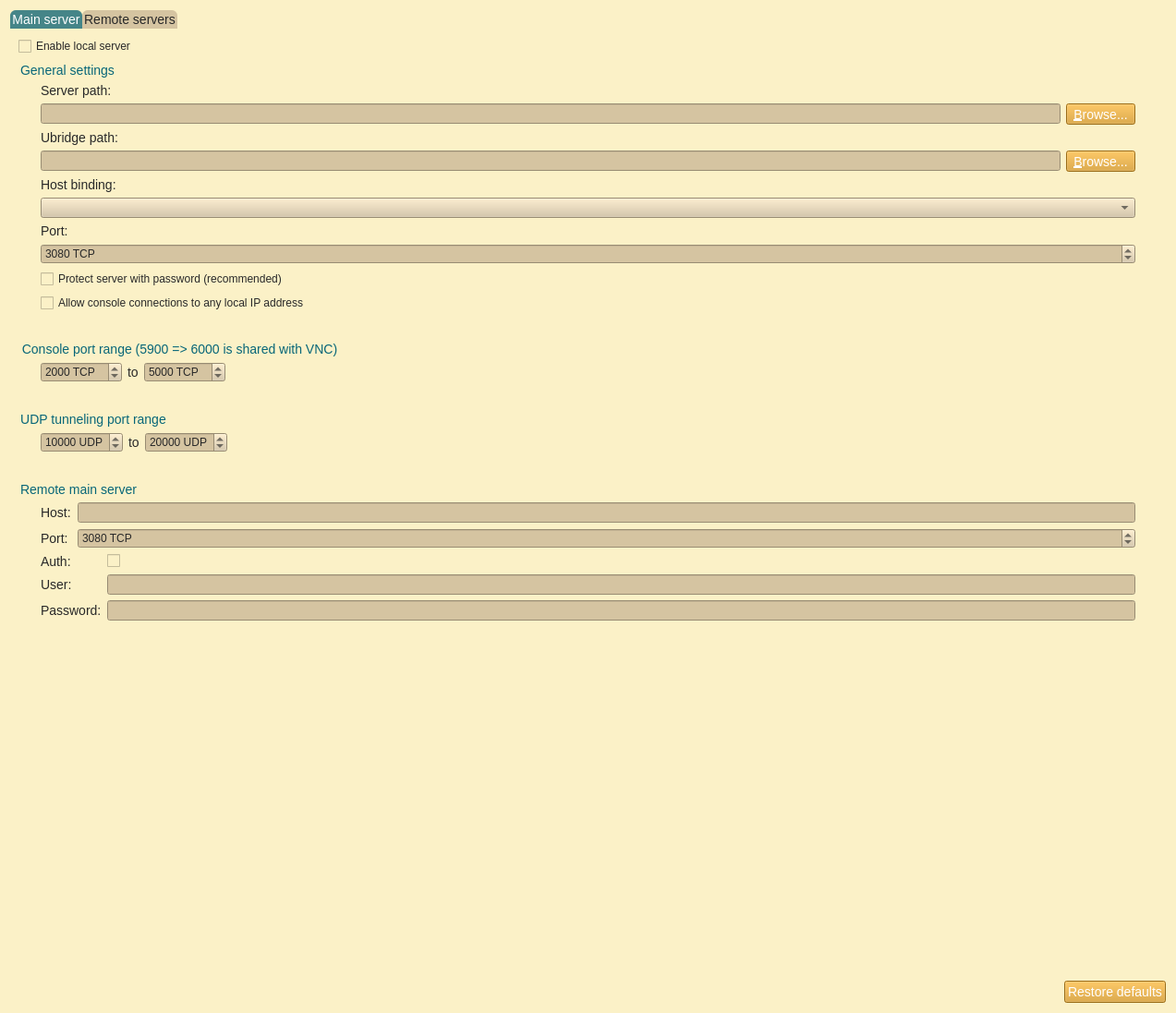
<?xml version="1.0" encoding="UTF-8"?>
<ui version="4.0">
 <class>ServerPreferencesPageWidget</class>
 <widget class="QWidget" name="ServerPreferencesPageWidget">
  <property name="geometry">
   <rect>
    <x>0</x>
    <y>0</y>
    <width>1273</width>
    <height>1097</height>
   </rect>
  </property>
  <property name="sizePolicy">
   <sizepolicy hsizetype="MinimumExpanding" vsizetype="MinimumExpanding">
    <horstretch>0</horstretch>
    <verstretch>0</verstretch>
   </sizepolicy>
  </property>
  <property name="minimumSize">
   <size>
    <width>0</width>
    <height>0</height>
   </size>
  </property>
  <property name="windowTitle">
   <string>Server</string>
  </property>
  <property name="styleSheet">
   <string notr="true">QWidget{
	background-color: #fbf1c7;
}
QMenuBar::item{
	background-color: #fbf1c7;
}
QDockWidget::title{
	background: #d5c4a1;
	padding-left: 5px;
}
QDockWidget, QMenuBar{
    color: #282828;
    font: bold 14px;
}
QTextEdit, QPlainTextEdit, QLineEdit, QSpinBox, QComboBox {
  background-color: #d5c4a1;
  color: #282828;
}
QTextEdit#uiConsoleTextEdit {
  background-color: #fbf1c7;
  color: #282828;
  font: 13px;
}
QTabWidget {
	font: 14px;
	border-top: 2px;
}
QTabBar::tab {
    background: #d5c4a1;
    color: #282828;
    min-width: 8ex;
    padding: 2px;
	border-top-right-radius: 6px;
	border-top-left-radius: 6px;
}
QTabBar::tab:selected {
    background: #458588;
	color: #FFFFFF;
}
QGroupBox {
    color: #076678;
    font: 14px;
    padding: 15px;
    border-style: none;
}
QMainWindow::separator {
	background: #d5c4a1;
	width: 1px;
	height: 1px;
}
QComboBox {
	selection-background-color: #458588;
	selection-color: #FFFFFF;
}

QToolBar{
	background: #d5c4a1;
	border: 0px;
}
QPushButton {
	background-color: #d79921;
    color: #FFFFFF;
	font: 14px;
}
QToolButton {
	background-color: #d79921;
    color: #FFFFFF;
	font: 14px;
}
QTreeWidget, QListWidget {
	background-color: #fbf1c7;
	color: #282828;
    alternate-background-color: #d5c4a1; 
	font: 14px;
}
QTreeWidget#uiTreeWidget {
	background-color: #d5c4a1;
	color: #282828;
	font: bold 16px;
}
QTreeWidget::item:selected, QTreeWidget::item:hover, QMenu::item:selected,QToolButton::hover,QPushButton::hover,QTabBar::tab:hover {
	background-color: #458588;
	color: #FFFFFF;
}
QMenu {
	background-color: #fbf1c7;
    color: #282828;
}
QLabel {
	color: #282828;
	font: 14px;
}
QLabel#uiTitleLabel {
	color: #282828;
	font: bold 16px;
}

QAbstractScrollArea::corner {
    background: #fbf1c7;
}
QScrollBar::handle:horizontal {
    background: #d5c4a1;
    min-width: 20px;
}
QScrollBar::handle:vertical {
    background: #d5c4a1;
    min-width: 20px;
}
QScrollBar:vertical {
    width: 6px;
}
QScrollBar:horizontal {
    height: 6px;
}
QScrollBar::up-arrow:vertical, QScrollBar::down-arrow:vertical, QScrollBar::down-arrow:horizontal, QScrollBar::up-arrow:horizontal { 
	border: 0px;
    height: 0px; 
    width: 0px; 
}
         
QScrollBar::add-page:horizontal, QScrollBar::sub-page:horizontal, QScrollBar::add-page:vertical, QScrollBar::sub-page:vertical {
  background: none
}
QStatusBar {
	background-color: #d5c4a1;
	color: #282828;
}

QRadioButton, QCheckBox {
  color: #282828;
}
QRadioButton::disabled, QCheckBox::disabled {
  color: gray;
}


</string>
  </property>
  <layout class="QVBoxLayout" name="verticalLayout_2">
   <item>
    <widget class="QTabWidget" name="uiServerPreferenceTabWidget">
     <property name="styleSheet">
      <string notr="true">QWidget{
	background-color: #fbf1c7;
}
QMenuBar::item{
	background-color: #fbf1c7;
}
QDockWidget::title{
	background: #d5c4a1;
	padding-left: 5px;
}
QDockWidget, QMenuBar{
    color: #282828;
    font: bold 14px;
}
QTextEdit, QPlainTextEdit, QLineEdit, QSpinBox, QComboBox {
  background-color: #d5c4a1;
  color: #282828;
}
QTextEdit#uiConsoleTextEdit {
  background-color: #fbf1c7;
  color: #282828;
  font: 13px;
}
QTabWidget {
	font: 14px;
	border-top: 2px;
}
QTabBar::tab {
    background: #d5c4a1;
    color: #282828;
    min-width: 8ex;
    padding: 2px;
	border-top-right-radius: 6px;
	border-top-left-radius: 6px;
}
QTabBar::tab:selected {
    background: #458588;
	color: #FFFFFF;
}
QGroupBox {
    color: #076678;
    font: 14px;
    padding: 15px;
    border-style: none;
}
QMainWindow::separator {
	background: #d5c4a1;
	width: 1px;
	height: 1px;
}
QComboBox {
	selection-background-color: #458588;
	selection-color: #FFFFFF;
}

QToolBar{
	background: #d5c4a1;
	border: 0px;
}
QPushButton {
	background-color: #d79921;
    color: #FFFFFF;
	font: 14px;
}
QToolButton {
	background-color: #d79921;
    color: #FFFFFF;
	font: 14px;
}
QTreeWidget, QListWidget {
	background-color: #fbf1c7;
	color: #282828;
    alternate-background-color: #d5c4a1; 
	font: 14px;
}
QTreeWidget#uiTreeWidget {
	background-color: #d5c4a1;
	color: #282828;
	font: bold 16px;
}
QTreeWidget::item:selected, QTreeWidget::item:hover, QMenu::item:selected,QToolButton::hover,QPushButton::hover,QTabBar::tab:hover {
	background-color: #458588;
	color: #FFFFFF;
}
QMenu {
	background-color: #fbf1c7;
    color: #282828;
}
QLabel {
	color: #282828;
	font: 14px;
}
QLabel#uiTitleLabel {
	color: #282828;
	font: bold 16px;
}

QAbstractScrollArea::corner {
    background: #fbf1c7;
}
QScrollBar::handle:horizontal {
    background: #d5c4a1;
    min-width: 20px;
}
QScrollBar::handle:vertical {
    background: #d5c4a1;
    min-width: 20px;
}
QScrollBar:vertical {
    width: 6px;
}
QScrollBar:horizontal {
    height: 6px;
}
QScrollBar::up-arrow:vertical, QScrollBar::down-arrow:vertical, QScrollBar::down-arrow:horizontal, QScrollBar::up-arrow:horizontal { 
	border: 0px;
    height: 0px; 
    width: 0px; 
}
         
QScrollBar::add-page:horizontal, QScrollBar::sub-page:horizontal, QScrollBar::add-page:vertical, QScrollBar::sub-page:vertical {
  background: none
}
QStatusBar {
	background-color: #d5c4a1;
	color: #282828;
}

QRadioButton, QCheckBox {
  color: #282828;
}
QRadioButton::disabled, QCheckBox::disabled {
  color: gray;
}


</string>
     </property>
     <property name="currentIndex">
      <number>0</number>
     </property>
     <widget class="QWidget" name="uiLocalTabWidget">
      <property name="sizePolicy">
       <sizepolicy hsizetype="Preferred" vsizetype="MinimumExpanding">
        <horstretch>0</horstretch>
        <verstretch>0</verstretch>
       </sizepolicy>
      </property>
      <attribute name="title">
       <string>Main server</string>
      </attribute>
      <layout class="QVBoxLayout" name="verticalLayout">
       <item>
        <widget class="QCheckBox" name="uiLocalServerAutoStartCheckBox">
         <property name="sizePolicy">
          <sizepolicy hsizetype="Minimum" vsizetype="Fixed">
           <horstretch>0</horstretch>
           <verstretch>0</verstretch>
          </sizepolicy>
         </property>
         <property name="minimumSize">
          <size>
           <width>0</width>
           <height>0</height>
          </size>
         </property>
         <property name="text">
          <string>Enable local server</string>
         </property>
         <property name="checked">
          <bool>false</bool>
         </property>
        </widget>
       </item>
       <item>
        <widget class="QGroupBox" name="uiGeneralSettingsGroupBox">
         <property name="title">
          <string>General settings</string>
         </property>
         <layout class="QGridLayout" name="gridLayout">
          <item row="0" column="0">
           <widget class="QLabel" name="uiLocalServerPathLabel">
            <property name="text">
             <string>Server path:</string>
            </property>
           </widget>
          </item>
          <item row="1" column="0">
           <layout class="QHBoxLayout" name="horizontalLayout">
            <item>
             <widget class="QLineEdit" name="uiLocalServerPathLineEdit"/>
            </item>
            <item>
             <widget class="QToolButton" name="uiLocalServerToolButton">
              <property name="text">
               <string>&amp;Browse...</string>
              </property>
              <property name="toolButtonStyle">
               <enum>Qt::ToolButtonTextOnly</enum>
              </property>
             </widget>
            </item>
           </layout>
          </item>
          <item row="2" column="0">
           <widget class="QLabel" name="uiUbridgePathLabel">
            <property name="text">
             <string>Ubridge path:</string>
            </property>
           </widget>
          </item>
          <item row="3" column="0">
           <layout class="QHBoxLayout" name="horizontalLayout_5">
            <item>
             <widget class="QLineEdit" name="uiUbridgePathLineEdit"/>
            </item>
            <item>
             <widget class="QToolButton" name="uiUbridgeToolButton">
              <property name="text">
               <string>&amp;Browse...</string>
              </property>
              <property name="toolButtonStyle">
               <enum>Qt::ToolButtonTextOnly</enum>
              </property>
             </widget>
            </item>
           </layout>
          </item>
          <item row="4" column="0">
           <widget class="QLabel" name="uiLocalServerHostLabel">
            <property name="text">
             <string>Host binding:</string>
            </property>
           </widget>
          </item>
          <item row="5" column="0">
           <widget class="QComboBox" name="uiLocalServerHostComboBox"/>
          </item>
          <item row="6" column="0">
           <widget class="QLabel" name="uiLocalServerPortLabel">
            <property name="text">
             <string>Port:</string>
            </property>
           </widget>
          </item>
          <item row="7" column="0">
           <widget class="QSpinBox" name="uiLocalServerPortSpinBox">
            <property name="suffix">
             <string notr="true"> TCP</string>
            </property>
            <property name="maximum">
             <number>65535</number>
            </property>
            <property name="value">
             <number>3080</number>
            </property>
           </widget>
          </item>
          <item row="8" column="0">
           <widget class="QCheckBox" name="uiLocalServerAuthCheckBox">
            <property name="text">
             <string>Protect server with password (recommended)</string>
            </property>
           </widget>
          </item>
          <item row="9" column="0">
           <widget class="QCheckBox" name="uiConsoleConnectionsToAnyIPCheckBox">
            <property name="text">
             <string>Allow console connections to any local IP address</string>
            </property>
           </widget>
          </item>
         </layout>
        </widget>
       </item>
       <item>
        <widget class="QGroupBox" name="uiConsolePortRangeGroupBox">
         <property name="title">
          <string>Console port range (5900 =&gt; 6000 is shared with VNC)</string>
         </property>
         <layout class="QGridLayout" name="gridLayout_2">
          <item row="0" column="0">
           <layout class="QHBoxLayout" name="horizontalLayout_6">
            <item>
             <widget class="QSpinBox" name="uiConsoleStartPortSpinBox">
              <property name="suffix">
               <string notr="true"> TCP</string>
              </property>
              <property name="maximum">
               <number>65535</number>
              </property>
              <property name="value">
               <number>2000</number>
              </property>
             </widget>
            </item>
            <item>
             <widget class="QLabel" name="uiConsolePortRangeLabel">
              <property name="text">
               <string>to</string>
              </property>
             </widget>
            </item>
            <item>
             <widget class="QSpinBox" name="uiConsoleEndPortSpinBox">
              <property name="suffix">
               <string notr="true"> TCP</string>
              </property>
              <property name="maximum">
               <number>65535</number>
              </property>
              <property name="value">
               <number>5000</number>
              </property>
             </widget>
            </item>
            <item>
             <spacer name="horizontalSpacer_2">
              <property name="orientation">
               <enum>Qt::Horizontal</enum>
              </property>
              <property name="sizeType">
               <enum>QSizePolicy::MinimumExpanding</enum>
              </property>
              <property name="sizeHint" stdset="0">
               <size>
                <width>225</width>
                <height>20</height>
               </size>
              </property>
             </spacer>
            </item>
           </layout>
          </item>
         </layout>
        </widget>
       </item>
       <item>
        <widget class="QGroupBox" name="uiUDPPortRangeGroupBox">
         <property name="title">
          <string>UDP tunneling port range</string>
         </property>
         <layout class="QGridLayout" name="gridLayout_3">
          <item row="0" column="0">
           <layout class="QHBoxLayout" name="horizontalLayout_4">
            <item>
             <widget class="QSpinBox" name="uiUDPStartPortSpinBox">
              <property name="suffix">
               <string notr="true"> UDP</string>
              </property>
              <property name="maximum">
               <number>65535</number>
              </property>
              <property name="value">
               <number>10000</number>
              </property>
             </widget>
            </item>
            <item>
             <widget class="QLabel" name="uiUDPPortRangeLabel">
              <property name="text">
               <string>to</string>
              </property>
             </widget>
            </item>
            <item>
             <widget class="QSpinBox" name="uiUDPEndPortSpinBox">
              <property name="suffix">
               <string notr="true"> UDP</string>
              </property>
              <property name="maximum">
               <number>65535</number>
              </property>
              <property name="value">
               <number>20000</number>
              </property>
             </widget>
            </item>
            <item>
             <spacer name="horizontalSpacer_4">
              <property name="orientation">
               <enum>Qt::Horizontal</enum>
              </property>
              <property name="sizeType">
               <enum>QSizePolicy::MinimumExpanding</enum>
              </property>
              <property name="sizeHint" stdset="0">
               <size>
                <width>40</width>
                <height>20</height>
               </size>
              </property>
             </spacer>
            </item>
           </layout>
          </item>
         </layout>
        </widget>
       </item>
       <item>
        <widget class="QGroupBox" name="uiRemoteMainServerGroupBox">
         <property name="title">
          <string>Remote main server</string>
         </property>
         <layout class="QGridLayout" name="gridLayout_4">
          <item row="0" column="0">
           <widget class="QLabel" name="label_2">
            <property name="text">
             <string>Host:</string>
            </property>
           </widget>
          </item>
          <item row="0" column="1" colspan="2">
           <widget class="QLineEdit" name="uiRemoteMainServerHostLineEdit"/>
          </item>
          <item row="1" column="0">
           <widget class="QLabel" name="label_3">
            <property name="text">
             <string>Port:</string>
            </property>
           </widget>
          </item>
          <item row="1" column="1" colspan="2">
           <widget class="QSpinBox" name="uiRemoteMainServerPortSpinBox">
            <property name="sizePolicy">
             <sizepolicy hsizetype="Expanding" vsizetype="Preferred">
              <horstretch>0</horstretch>
              <verstretch>0</verstretch>
             </sizepolicy>
            </property>
            <property name="suffix">
             <string> TCP</string>
            </property>
            <property name="maximum">
             <number>65535</number>
            </property>
            <property name="value">
             <number>3080</number>
            </property>
           </widget>
          </item>
          <item row="2" column="0">
           <widget class="QLabel" name="label">
            <property name="text">
             <string>Auth:</string>
            </property>
           </widget>
          </item>
          <item row="2" column="2">
           <widget class="QCheckBox" name="uiRemoteMainServerAuthCheckBox">
            <property name="text">
             <string/>
            </property>
           </widget>
          </item>
          <item row="3" column="0">
           <widget class="QLabel" name="label_4">
            <property name="text">
             <string>User:</string>
            </property>
           </widget>
          </item>
          <item row="3" column="2">
           <widget class="QLineEdit" name="uiRemoteMainServerUserLineEdit"/>
          </item>
          <item row="4" column="0" colspan="2">
           <widget class="QLabel" name="label_5">
            <property name="text">
             <string>Password:</string>
            </property>
           </widget>
          </item>
          <item row="4" column="2">
           <widget class="QLineEdit" name="uiRemoteMainServerPasswordLineEdit">
            <property name="echoMode">
             <enum>QLineEdit::Password</enum>
            </property>
           </widget>
          </item>
         </layout>
        </widget>
       </item>
       <item>
        <spacer name="verticalSpacer">
         <property name="orientation">
          <enum>Qt::Vertical</enum>
         </property>
         <property name="sizeHint" stdset="0">
          <size>
           <width>10</width>
           <height>10</height>
          </size>
         </property>
        </spacer>
       </item>
      </layout>
      <zorder>uiGeneralSettingsGroupBox</zorder>
      <zorder>uiConsolePortRangeGroupBox</zorder>
      <zorder>uiUDPPortRangeGroupBox</zorder>
      <zorder>uiLocalServerAutoStartCheckBox</zorder>
      <zorder>uiRemoteMainServerGroupBox</zorder>
      <zorder>verticalSpacer</zorder>
     </widget>
     <widget class="QWidget" name="uiRemoteTabWidget">
      <property name="sizePolicy">
       <sizepolicy hsizetype="Preferred" vsizetype="MinimumExpanding">
        <horstretch>0</horstretch>
        <verstretch>0</verstretch>
       </sizepolicy>
      </property>
      <attribute name="title">
       <string>Remote servers</string>
      </attribute>
      <layout class="QGridLayout" name="gridLayout_5">
       <property name="margin">
        <number>10</number>
       </property>
       <item row="0" column="0" colspan="2">
        <widget class="QTreeWidget" name="uiRemoteServersTreeWidget">
         <property name="sizePolicy">
          <sizepolicy hsizetype="MinimumExpanding" vsizetype="MinimumExpanding">
           <horstretch>0</horstretch>
           <verstretch>0</verstretch>
          </sizepolicy>
         </property>
         <property name="columnCount">
          <number>5</number>
         </property>
         <column>
          <property name="text">
           <string>Name</string>
          </property>
         </column>
         <column>
          <property name="text">
           <string notr="true">Protocol</string>
          </property>
         </column>
         <column>
          <property name="text">
           <string notr="true">Host</string>
          </property>
         </column>
         <column>
          <property name="text">
           <string notr="true">Port</string>
          </property>
         </column>
         <column>
          <property name="text">
           <string>User</string>
          </property>
         </column>
        </widget>
       </item>
       <item row="1" column="0" colspan="2">
        <layout class="QHBoxLayout" name="horizontalLayout_3">
         <item>
          <widget class="QPushButton" name="uiAddRemoteServerPushButton">
           <property name="text">
            <string>&amp;Add</string>
           </property>
          </widget>
         </item>
         <item>
          <widget class="QPushButton" name="uiUpdateRemoteServerPushButton">
           <property name="enabled">
            <bool>false</bool>
           </property>
           <property name="text">
            <string>Edit</string>
           </property>
          </widget>
         </item>
         <item>
          <widget class="QPushButton" name="uiDeleteRemoteServerPushButton">
           <property name="enabled">
            <bool>false</bool>
           </property>
           <property name="text">
            <string>&amp;Delete</string>
           </property>
          </widget>
         </item>
         <item>
          <spacer name="horizontalSpacer_3">
           <property name="orientation">
            <enum>Qt::Horizontal</enum>
           </property>
           <property name="sizeHint" stdset="0">
            <size>
             <width>40</width>
             <height>20</height>
            </size>
           </property>
          </spacer>
         </item>
        </layout>
       </item>
       <item row="3" column="0">
        <spacer name="verticalSpacer_3">
         <property name="orientation">
          <enum>Qt::Vertical</enum>
         </property>
         <property name="sizeHint" stdset="0">
          <size>
           <width>20</width>
           <height>5</height>
          </size>
         </property>
        </spacer>
       </item>
       <item row="2" column="0">
        <widget class="QLabel" name="label_7">
         <property name="text">
          <string>Note: Changes are not visible in other part of the settings or application until you apply them.</string>
         </property>
        </widget>
       </item>
      </layout>
      <zorder>uiRemoteServersTreeWidget</zorder>
      <zorder>verticalSpacer_3</zorder>
      <zorder>label_7</zorder>
     </widget>
    </widget>
   </item>
   <item>
    <layout class="QHBoxLayout" name="horizontalLayout_2">
     <item>
      <spacer name="horizontalSpacer">
       <property name="orientation">
        <enum>Qt::Horizontal</enum>
       </property>
       <property name="sizeHint" stdset="0">
        <size>
         <width>40</width>
         <height>20</height>
        </size>
       </property>
      </spacer>
     </item>
     <item>
      <widget class="QPushButton" name="uiRestoreDefaultsPushButton">
       <property name="text">
        <string>Restore defaults</string>
       </property>
      </widget>
     </item>
    </layout>
   </item>
  </layout>
 </widget>
 <tabstops>
  <tabstop>uiServerPreferenceTabWidget</tabstop>
  <tabstop>uiLocalServerAutoStartCheckBox</tabstop>
  <tabstop>uiLocalServerPathLineEdit</tabstop>
  <tabstop>uiLocalServerToolButton</tabstop>
  <tabstop>uiUbridgePathLineEdit</tabstop>
  <tabstop>uiUbridgeToolButton</tabstop>
  <tabstop>uiLocalServerHostComboBox</tabstop>
  <tabstop>uiLocalServerPortSpinBox</tabstop>
  <tabstop>uiLocalServerAuthCheckBox</tabstop>
  <tabstop>uiConsoleConnectionsToAnyIPCheckBox</tabstop>
  <tabstop>uiConsoleStartPortSpinBox</tabstop>
  <tabstop>uiConsoleEndPortSpinBox</tabstop>
  <tabstop>uiUDPStartPortSpinBox</tabstop>
  <tabstop>uiUDPEndPortSpinBox</tabstop>
  <tabstop>uiRemoteServersTreeWidget</tabstop>
  <tabstop>uiAddRemoteServerPushButton</tabstop>
  <tabstop>uiDeleteRemoteServerPushButton</tabstop>
 </tabstops>
 <resources/>
 <connections/>
 <designerdata>
  <property name="gridDeltaX">
   <number>10</number>
  </property>
  <property name="gridDeltaY">
   <number>10</number>
  </property>
  <property name="gridSnapX">
   <bool>true</bool>
  </property>
  <property name="gridSnapY">
   <bool>true</bool>
  </property>
  <property name="gridVisible">
   <bool>true</bool>
  </property>
 </designerdata>
</ui>
